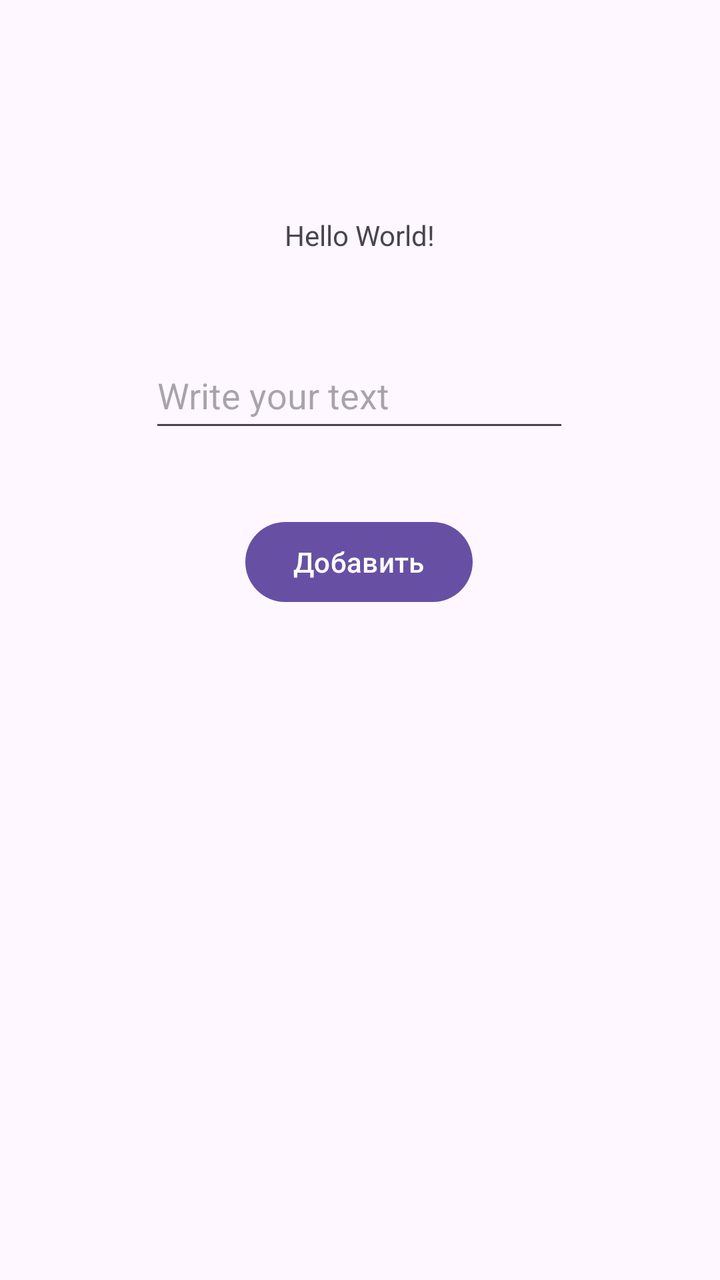
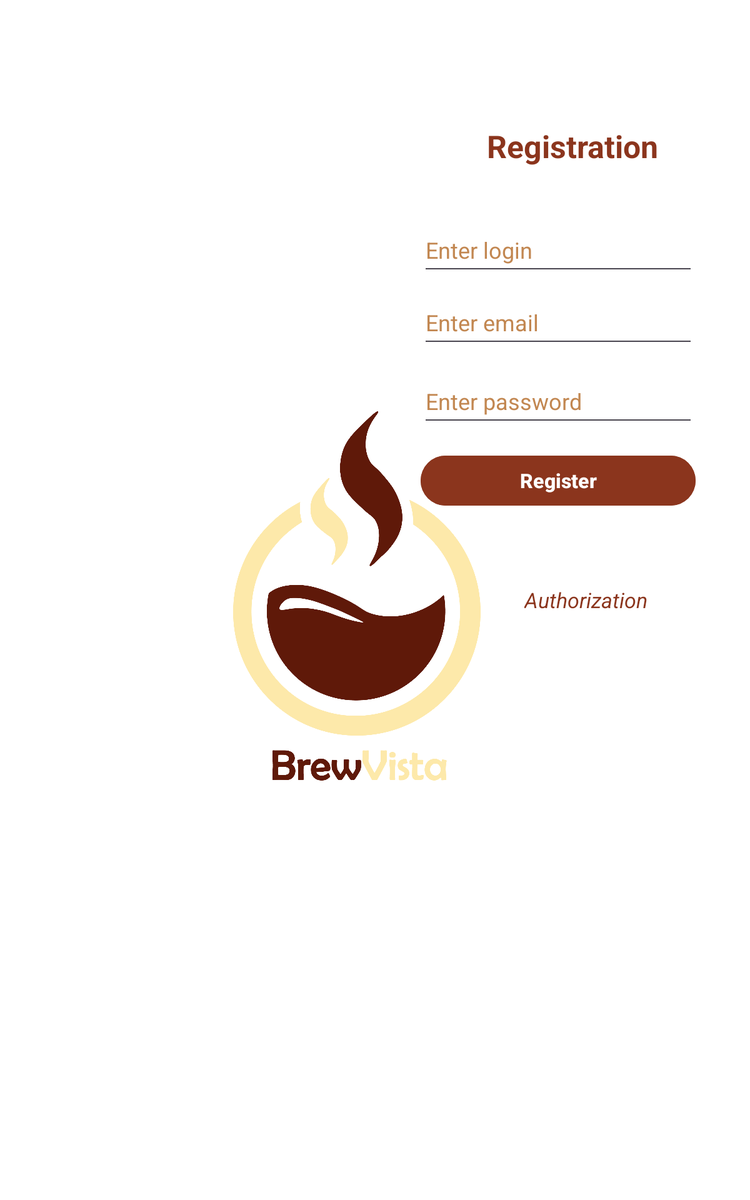

One screen, two layout resources from the same app: the default and the repository's alternative for another configuration. Each is rendered where Android would select it; the XML of both is given below.
<!-- AndroidManifest.xml: application theme Theme.CoffeeProject -->
<!-- res/layout/activity_main.xml -->
<?xml version="1.0" encoding="utf-8"?>
<androidx.constraintlayout.widget.ConstraintLayout xmlns:android="http://schemas.android.com/apk/res/android"
    xmlns:app="http://schemas.android.com/apk/res-auto"
    xmlns:tools="http://schemas.android.com/tools"
    android:layout_width="match_parent"
    android:layout_height="match_parent"
    tools:context=".MainActivity">

    <EditText
        android:id="@+id/user_data"
        android:layout_width="wrap_content"
        android:layout_height="50dp"
        android:layout_marginTop="44dp"
        android:ems="10"
        android:hint="Write your text"
        android:inputType="text"
        app:layout_constraintEnd_toEndOf="parent"
        app:layout_constraintHorizontal_bias="0.497"
        app:layout_constraintStart_toStartOf="parent"
        app:layout_constraintTop_toBottomOf="@+id/main_label" />

    <Button
        android:id="@+id/button"
        android:layout_width="wrap_content"
        android:layout_height="wrap_content"
        android:layout_marginTop="36dp"
        android:text="Добавить"
        app:layout_constraintEnd_toEndOf="parent"
        app:layout_constraintHorizontal_bias="0.498"
        app:layout_constraintStart_toStartOf="parent"
        app:layout_constraintTop_toBottomOf="@+id/user_data" />

    <TextView
        android:id="@+id/main_label"
        android:layout_width="wrap_content"
        android:layout_height="wrap_content"
        android:text="Hello World!"
        app:layout_constraintBottom_toBottomOf="parent"
        app:layout_constraintEnd_toEndOf="parent"
        app:layout_constraintStart_toStartOf="parent"
        app:layout_constraintTop_toTopOf="parent"
        app:layout_constraintVertical_bias="0.174" />

    <ListView
        android:id="@+id/list_view"
        android:layout_width="wrap_content"
        android:layout_height="400dp"
        app:layout_constraintTop_toBottomOf="@+id/button" />

</androidx.constraintlayout.widget.ConstraintLayout>
<!-- resources referenced by this layout -->
<resources>
  <style name="Theme.CoffeeProject" parent="Base.Theme.CoffeeProject" />
  <style name="Base.Theme.CoffeeProject" parent="Theme.Material3.DayNight.NoActionBar">
          
          
      </style>
</resources>
<!-- res/layout-sw600dp/activity_main.xml (the repository's variant of the layout above) -->
<!-- drawn on a 7-inch tablet held upright -->
<?xml version="1.0" encoding="utf-8"?>
<androidx.constraintlayout.widget.ConstraintLayout xmlns:android="http://schemas.android.com/apk/res/android"
    xmlns:app="http://schemas.android.com/apk/res-auto"
    xmlns:tools="http://schemas.android.com/tools"
    android:layout_width="match_parent"
    android:layout_height="match_parent"
    tools:context=".MainActivity"
    android:background="@color/background"
    android:orientation="vertical">

    <TextView
        android:id="@+id/main_label"
        android:layout_width="wrap_content"
        android:layout_height="wrap_content"
        android:layout_marginTop="100dp"
        android:text="@string/registration"
        android:textColor="@color/button"
        android:textSize="25sp"
        android:textStyle="bold"
        app:layout_constraintEnd_toEndOf="parent"
        app:layout_constraintHorizontal_bias="0.842"
        app:layout_constraintStart_toStartOf="parent"
        app:layout_constraintTop_toTopOf="parent" />

    <EditText
        android:id="@+id/user_login"
        android:layout_width="220dp"
        android:layout_height="50dp"
        android:layout_gravity="center"
        android:layout_marginTop="40dp"
        android:ems="10"
        android:hint="@string/enter_login"
        android:inputType="text"
        android:textColor="@color/button"
        android:textColorHint="@color/card"
        app:layout_constraintEnd_toEndOf="parent"
        app:layout_constraintHorizontal_bias="0.885"
        app:layout_constraintStart_toStartOf="parent"
        app:layout_constraintTop_toBottomOf="@+id/main_label" />

    <EditText
        android:id="@+id/user_email"
        android:layout_width="220dp"
        android:layout_height="50dp"
        android:layout_gravity="center"
        android:layout_marginTop="8dp"
        android:ems="10"
        android:hint="@string/enter_email"
        android:inputType="textEmailAddress"
        android:textColor="@color/button"
        android:textColorHint="@color/card"
        app:layout_constraintEnd_toEndOf="parent"
        app:layout_constraintHorizontal_bias="0.886"
        app:layout_constraintStart_toStartOf="parent"
        app:layout_constraintTop_toBottomOf="@+id/user_login" />

    <EditText
        android:id="@+id/user_pass"
        android:layout_width="220dp"
        android:layout_height="50dp"
        android:layout_gravity="center"
        android:layout_marginTop="13dp"
        android:ems="10"
        android:hint="@string/enter_pass"
        android:inputType="textPassword"
        android:textColor="@color/button"
        android:textColorHint="@color/card"
        app:layout_constraintEnd_toEndOf="parent"
        app:layout_constraintHorizontal_bias="0.885"
        app:layout_constraintStart_toStartOf="parent"
        app:layout_constraintTop_toBottomOf="@+id/user_email" />

    <Button
        android:id="@+id/button_reg"
        android:layout_width="220dp"
        android:layout_height="wrap_content"
        android:layout_gravity="center"
        android:layout_marginTop="16dp"
        android:backgroundTint="@color/button"
        android:text="@string/register"
        android:textColor="@color/white"
        android:textSize="16sp"
        android:textStyle="bold"
        app:layout_constraintEnd_toEndOf="parent"
        app:layout_constraintHorizontal_bias="0.885"
        app:layout_constraintStart_toStartOf="parent"
        app:layout_constraintTop_toBottomOf="@+id/user_pass" />

    <TextView
        android:id="@+id/link_to_auth"
        android:layout_width="wrap_content"
        android:layout_height="wrap_content"
        android:layout_gravity="center"
        android:layout_marginTop="60dp"
        android:text="@string/authorization"
        android:textColor="@color/button"
        android:textSize="17sp"
        android:textStyle="italic"
        app:layout_constraintEnd_toEndOf="parent"
        app:layout_constraintHorizontal_bias="0.836"
        app:layout_constraintStart_toStartOf="parent"
        app:layout_constraintTop_toBottomOf="@+id/button_reg" />

    <ImageView
        android:id="@+id/imageView3"
        android:layout_width="550dp"
        android:layout_height="302dp"
        app:layout_constraintBottom_toBottomOf="parent"
        app:layout_constraintEnd_toEndOf="parent"
        app:layout_constraintHorizontal_bias="0.208"
        app:layout_constraintStart_toStartOf="parent"
        app:layout_constraintTop_toTopOf="parent"
        app:srcCompat="@drawable/logo" />

   </androidx.constraintlayout.widget.ConstraintLayout>
<!-- resources referenced by the variant -->
<!-- as a 7-inch tablet held upright resolves them -->
<resources>
  <color name="background">#FFFFFF</color>
  <color name="button">#8B351D</color>
  <color name="card">#C28751</color>
  <color name="white">#FFFFFFFF</color>
  <!-- drawable logo: png bitmap (drawable, 80112 bytes) -->
  <string name="authorization">Authorization</string>
  <string name="enter_email">Enter email</string>
  <string name="enter_login">Enter login</string>
  <string name="enter_pass">Enter password</string>
  <string name="register">Register</string>
  <string name="registration">Registration</string>
  <style name="Theme.CoffeeProject" parent="Base.Theme.CoffeeProject" />
  <style name="Base.Theme.CoffeeProject" parent="Theme.Material3.DayNight.NoActionBar">
          
          
      </style>
</resources>
